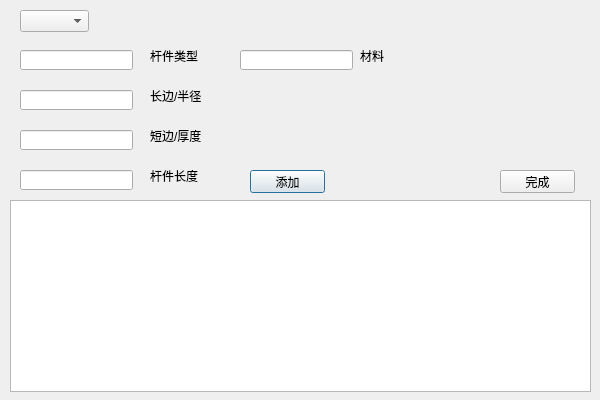
<?xml version="1.0" encoding="UTF-8"?>
<ui version="4.0">
 <class>SetAllSectionClass</class>
 <widget class="QDialog" name="SetAllSectionClass">
  <property name="geometry">
   <rect>
    <x>0</x>
    <y>0</y>
    <width>600</width>
    <height>400</height>
   </rect>
  </property>
  <property name="windowTitle">
   <string>SetAllSection</string>
  </property>
  <widget class="QTableWidget" name="tableWidget">
   <property name="geometry">
    <rect>
     <x>10</x>
     <y>200</y>
     <width>581</width>
     <height>192</height>
    </rect>
   </property>
  </widget>
  <widget class="QLineEdit" name="lineEdit">
   <property name="geometry">
    <rect>
     <x>20</x>
     <y>50</y>
     <width>113</width>
     <height>20</height>
    </rect>
   </property>
  </widget>
  <widget class="QLineEdit" name="a_Line">
   <property name="geometry">
    <rect>
     <x>20</x>
     <y>90</y>
     <width>113</width>
     <height>20</height>
    </rect>
   </property>
  </widget>
  <widget class="QLineEdit" name="b_line">
   <property name="geometry">
    <rect>
     <x>20</x>
     <y>130</y>
     <width>113</width>
     <height>20</height>
    </rect>
   </property>
  </widget>
  <widget class="QLineEdit" name="mL_line">
   <property name="geometry">
    <rect>
     <x>20</x>
     <y>170</y>
     <width>113</width>
     <height>20</height>
    </rect>
   </property>
  </widget>
  <widget class="QPushButton" name="tianjia">
   <property name="geometry">
    <rect>
     <x>250</x>
     <y>170</y>
     <width>75</width>
     <height>23</height>
    </rect>
   </property>
   <property name="text">
    <string>添加</string>
   </property>
  </widget>
  <widget class="QPushButton" name="btnOK">
   <property name="geometry">
    <rect>
     <x>500</x>
     <y>170</y>
     <width>75</width>
     <height>23</height>
    </rect>
   </property>
   <property name="text">
    <string>完成</string>
   </property>
  </widget>
  <widget class="QComboBox" name="comboBox">
   <property name="geometry">
    <rect>
     <x>20</x>
     <y>10</y>
     <width>69</width>
     <height>22</height>
    </rect>
   </property>
  </widget>
  <widget class="QLabel" name="label">
   <property name="geometry">
    <rect>
     <x>150</x>
     <y>50</y>
     <width>54</width>
     <height>12</height>
    </rect>
   </property>
   <property name="text">
    <string>杆件类型</string>
   </property>
  </widget>
  <widget class="QLabel" name="label_2">
   <property name="geometry">
    <rect>
     <x>150</x>
     <y>90</y>
     <width>54</width>
     <height>12</height>
    </rect>
   </property>
   <property name="text">
    <string>长边/半径</string>
   </property>
  </widget>
  <widget class="QLabel" name="label_3">
   <property name="geometry">
    <rect>
     <x>150</x>
     <y>130</y>
     <width>54</width>
     <height>12</height>
    </rect>
   </property>
   <property name="text">
    <string>短边/厚度</string>
   </property>
  </widget>
  <widget class="QLabel" name="label_4">
   <property name="geometry">
    <rect>
     <x>150</x>
     <y>170</y>
     <width>54</width>
     <height>12</height>
    </rect>
   </property>
   <property name="text">
    <string>杆件长度</string>
   </property>
  </widget>
  <widget class="QLineEdit" name="lineEdit_2">
   <property name="geometry">
    <rect>
     <x>240</x>
     <y>50</y>
     <width>113</width>
     <height>20</height>
    </rect>
   </property>
  </widget>
  <widget class="QLabel" name="label_5">
   <property name="geometry">
    <rect>
     <x>360</x>
     <y>50</y>
     <width>54</width>
     <height>12</height>
    </rect>
   </property>
   <property name="text">
    <string>材料</string>
   </property>
  </widget>
 </widget>
 <layoutdefault spacing="6" margin="11"/>
 <resources/>
 <connections/>
</ui>
